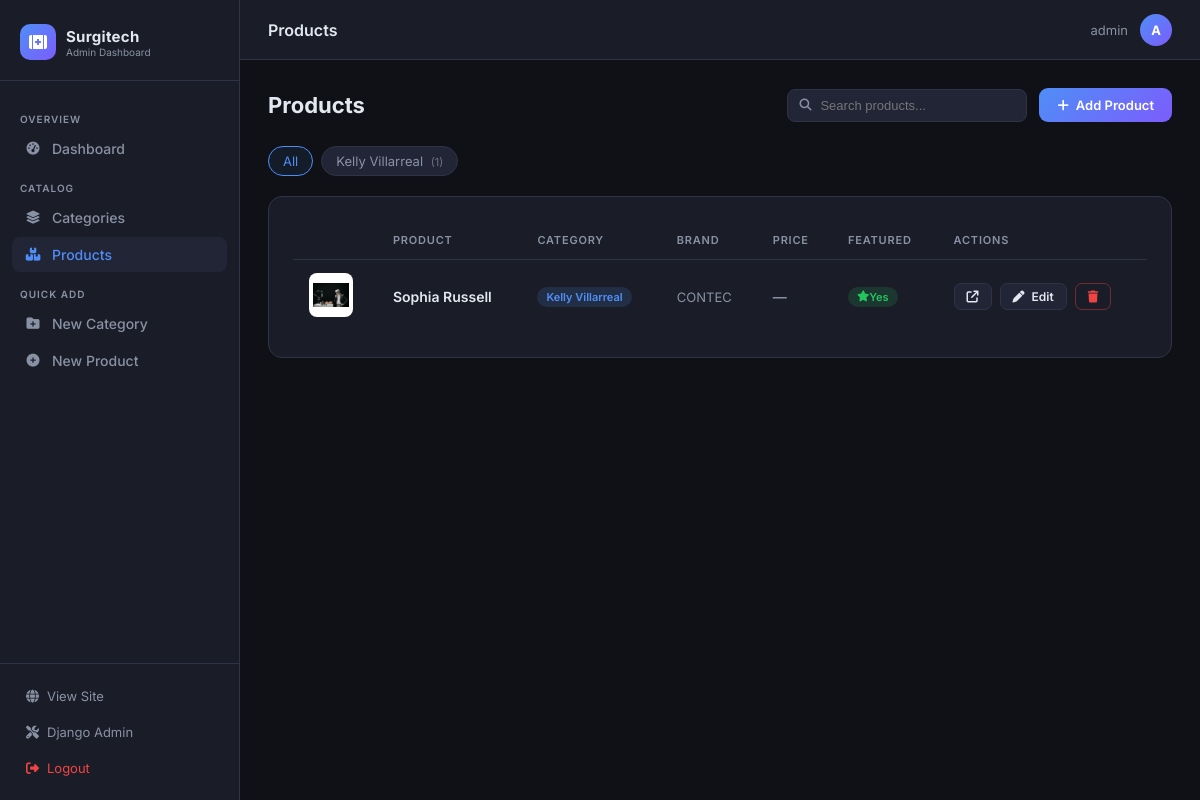
Page /dashboard/products/ (signed in) on the committed database.
### apps/products/models.py (models this page shows, shortened)
class Category(models.Model):
    name = models.CharField(max_length=200)
    slug = models.SlugField(unique=True, blank=True)
    icon = models.CharField(max_length=50, blank=True, null=True, help_text="FontAwesome icon class (e.g., fa-solid fa-bed)")
    class Meta:
        verbose_name_plural = 'Categories'
        ordering = ['name']

class Product(models.Model):
    category = models.ForeignKey(Category, on_delete=models.CASCADE, related_name='products')
    name = models.CharField(max_length=255)
    slug = models.SlugField(unique=True, blank=True)
    brand = models.CharField(max_length=100, blank=True, null=True, default="CONTEC")
    description = models.TextField()
    specifications = models.TextField(blank=True, help_text="Detailed technical specifications.")
    main_image = models.ImageField(upload_to='products/')
    price = models.DecimalField(max_digits=10, decimal_places=2, null=True, blank=True)
    old_price = models.DecimalField(max_digits=10, decimal_places=2, null=True, blank=True)
    discount_percent = models.IntegerField(null=True, blank=True)
    badge = models.CharField(max_length=50, blank=True, null=True)
    bg_color = models.CharField(max_length=20, default="#E8F3FA")
    rating = models.DecimalField(max_digits=3, decimal_places=1, default=5.0)
    review_count = models.IntegerField(default=0)
    is_featured = models.BooleanField(default=False)
    created_at = models.DateTimeField(auto_now_add=True)
    updated_at = models.DateTimeField(auto_now=True)
    class Meta:
        ordering = ['-created_at']
    def get_absolute_url(self):
        return reverse('products:product_detail', kwargs={'slug': self.slug})

### apps/dashboard/views.py (the view)
# urls.py: path('products/', views.product_list, name='product_list'),
@staff_member_required(login_url='/admin/login/')
def product_list(request):
    category_id = request.GET.get('category')
    q = request.GET.get('q')
    products = Product.objects.select_related('category').order_by('-created_at')
    if category_id:
        products = products.filter(category_id=category_id)
    if q:
        products = products.filter(name__icontains=q) | products.filter(brand__icontains=q)
    categories = Category.objects.all()
    return render(request, 'dashboard/products/list.html', {
        'products': products,
        'categories': categories,
        'selected_cat': int(category_id) if category_id else None,
        'q': q,
    })

### templates/dashboard/products/list.html (shortened to what this page needs)
{% extends 'dashboard/base.html' %}
{% block nav_prod %}active{% endblock %}
{% block topbar_title %}Products{% endblock %}
{% block content %}
<div class="page-header">
  <h1>Products</h1>
  <div style="display:flex;gap:12px;align-items:center;">
    <form method="get" style="position:relative;display:flex;align-items:center;">
      <i class="fa-solid fa-magnifying-glass" style="position:absolute;left:12px;color:var(--muted);font-size:12px;"></i>
      <input type="text" name="q" value="{{ q|default:'' }}" placeholder="Search products..."
             style="padding:8px 12px 8px 32px;background:var(--surface2);border:1px solid var(--border);border-radius:8px;color:var(--text);font-size:13px;width:240px;">
    </form>
    <a href="{% url 'dashboard:product_add' %}" class="btn btn-primary">
      <i class="fa-solid fa-plus"></i> Add Product
    </a>
  </div>
</div>
<div class="filter-bar">
  <a href="{% url 'dashboard:product_list' %}" class="filter-chip {% if not selected_cat %}active{% endif %}">
    All
  </a>
  {% for cat in categories %}
  <a href="{% url 'dashboard:product_list' %}?category={{ cat.pk }}"
     class="filter-chip {% if selected_cat == cat.pk %}active{% endif %}">
    <i class="{{ cat.icon }}"></i> {{ cat.name }}
    <span style="margin-left:4px;font-size:11px;opacity:.7;">({{ cat.products.count }})</span>
  </a>
  {% endfor %}
</div>
<div class="card">
  <div class="table-wrap">
    <table>
      <thead>
        <tr>
          <th></th>
          <th>Product</th>
          <th>Category</th>
          <th>Brand</th>
          <th>Price</th>
          <th>Featured</th>
          <th>Actions</th>
        </tr>
      </thead>
      <tbody>
        {% for p in products %}
        <tr>
          <td>
            {% if p.main_image %}
              <img src="{{ p.main_image.url }}" alt="{{ p.name }}" class="product-thumb" />
            {% else %}
              <div class="product-thumb-placeholder"><i class="fa-solid fa-image"></i></div>
            {% endif %}
          </td>
          <td style="font-weight:600;max-width:200px;">{{ p.name|truncatechars:40 }}</td>
          <td>
            <span class="badge badge-blue">{{ p.category.name }}</span>
          </td>
          <td style="color:var(--muted);font-size:13px;">{{ p.brand|default:"—" }}</td>
          <td style="font-weight:600;">
            {% if p.price %}${{ p.price }}{% else %}<span style="color:var(--muted);">—</span>{% endif %}
          </td>
          <td>
            {% if p.is_featured %}
              <span class="badge badge-green"><i class="fa-solid fa-star"></i> Yes</span>
            {% else %}
              <span class="badge badge-muted">No</span>
            {% endif %}
          </td>
          <td>
            <div style="display:flex;gap:8px;">
              <a href="{{ p.get_absolute_url }}" target="_blank" class="btn btn-ghost btn-sm" title="View on Site">
                <i class="fa-solid fa-arrow-up-right-from-square"></i>
              </a>
              <a href="{% url 'dashboard:product_edit' p.pk %}" class="btn btn-ghost btn-sm">
                <i class="fa-solid fa-pen"></i> Edit
              </a>
              <a href="{% url 'dashboard:product_delete' p.pk %}" class="btn btn-danger-outline btn-sm">
                <i class="fa-solid fa-trash"></i>
              </a>
            </div>
          </td>
        </tr>
        {% endfor %}
      </tbody>
    </table>
  </div>
</div>
{% endblock %}

### templates/dashboard/base.html (shortened to what this page needs)
{% load static %}
<!DOCTYPE html>
<html lang="en">
<head>
  <link rel="stylesheet" href="https://cdnjs.cloudflare.com/ajax/libs/font-awesome/6.5.1/css/all.min.css" />
</head>
<body>
  <aside class="sidebar">
    <div class="sidebar-logo">
      <div class="logo-icon"><i class="fa-solid fa-kit-medical"></i></div>
      <div>
        <span>Surgitech</span>
        <small>Admin Dashboard</small>
      </div>
    </div>
    <nav class="sidebar-nav">
      <div class="nav-label">Overview</div>
      <a href="{% url 'dashboard:home' %}" class="nav-link {% block nav_home %}{% endblock %}">
        <i class="fa-solid fa-gauge-high"></i> Dashboard
      </a>
      <div class="nav-label">Catalog</div>
      <a href="{% url 'dashboard:category_list' %}" class="nav-link {% block nav_cat %}{% endblock %}">
        <i class="fa-solid fa-layer-group"></i> Categories
      </a>
      <a href="{% url 'dashboard:product_list' %}" class="nav-link {% block nav_prod %}{% endblock %}">
        <i class="fa-solid fa-boxes-stacked"></i> Products
      </a>
      <div class="nav-label">Quick Add</div>
      <a href="{% url 'dashboard:category_add' %}" class="nav-link">
        <i class="fa-solid fa-folder-plus"></i> New Category
      </a>
      <a href="{% url 'dashboard:product_add' %}" class="nav-link">
        <i class="fa-solid fa-circle-plus"></i> New Product
      </a>
    </nav>
    <div class="sidebar-footer">
      <a href="/"><i class="fa-solid fa-globe"></i> View Site</a>
      <a href="/admin/" style="margin-top:4px;"><i class="fa-solid fa-screwdriver-wrench"></i> Django Admin</a>
      <a href="/admin/logout/" style="margin-top:4px;color:var(--danger);"><i class="fa-solid fa-right-from-bracket"></i> Logout</a>
    </div>
  </aside>
  <div class="main">
    <header class="topbar">
      <span class="topbar-title">{% block topbar_title %}Dashboard{% endblock %}</span>
      <div class="topbar-right">
        <span style="font-size:13px;color:var(--muted);">{{ request.user.username }}</span>
        <div class="topbar-avatar">{{ request.user.username|first|upper }}</div>
      </div>
    </header>
    <div class="page-body">
      {% block content %}{% endblock %}
    </div>
  </div>
</body>
</html>

### rows in the picture
Category: name "Kelly Villarreal", products.count "1"
Product: main_image (picture), name "Sophia Russell", category.name "Kelly Villarreal", brand "CONTEC", is_featured True (drawn)

### other values in the picture
{{ request.user.username }} "admin"
{{ request.user.username|first|upper }} "A"
